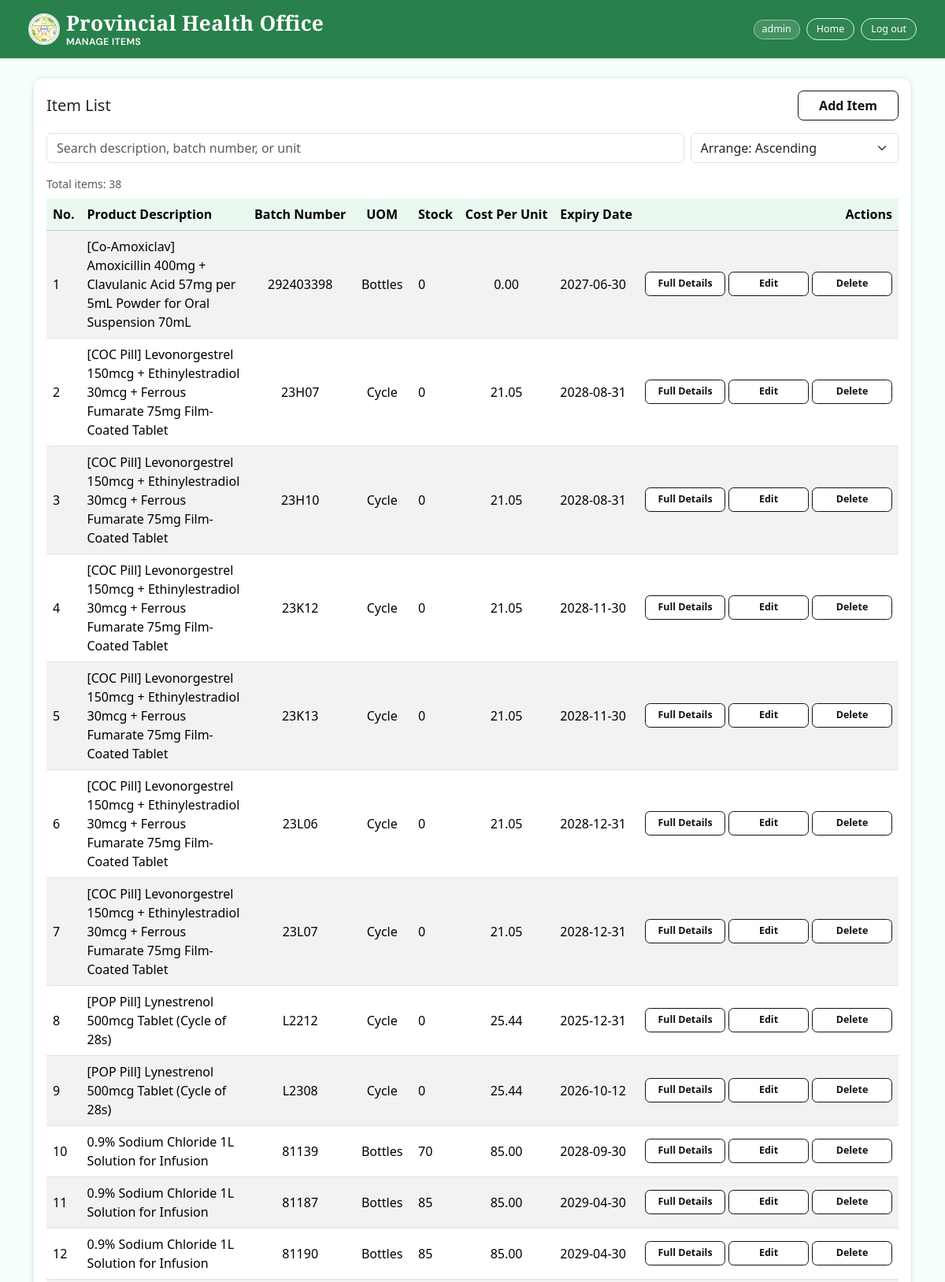
The app's page /item_list.php (signed in, upper part) with its own data.
### tables this page shows
CREATE TABLE `product_batches` (
  `id` int NOT NULL AUTO_INCREMENT,
  `product_id` int NOT NULL,
  `batch_number` varchar(100) NOT NULL,
  `stock_quantity` int DEFAULT '0',
  `expiry_date` date DEFAULT NULL,
  `created_at` timestamp NULL DEFAULT CURRENT_TIMESTAMP,
  `updated_at` timestamp NULL DEFAULT CURRENT_TIMESTAMP ON UPDATE CURRENT_TIMESTAMP,
  PRIMARY KEY (`id`),
  UNIQUE KEY `unique_batch` (`product_id`,`batch_number`),
  CONSTRAINT `fk_product` FOREIGN KEY (`product_id`) REFERENCES `products` (`id`) ON DELETE CASCADE
);

CREATE TABLE `products` (
  `id` int NOT NULL AUTO_INCREMENT,
  `product_description` text NOT NULL,
  `uom` varchar(50) NOT NULL,
  `cost_per_unit` decimal(12,2) DEFAULT '0.00',
  `program` varchar(255) DEFAULT NULL,
  `po_no` varchar(100) DEFAULT NULL,
  `place_of_delivery` varchar(255) DEFAULT NULL,
  `supplier` varchar(255) DEFAULT NULL,
  `date_of_delivery` date DEFAULT NULL,
  `delivery_term` varchar(100) DEFAULT NULL,
  `payment_term` varchar(100) DEFAULT NULL,
  `created_at` timestamp NULL DEFAULT CURRENT_TIMESTAMP,
  `updated_at` timestamp NULL DEFAULT CURRENT_TIMESTAMP ON UPDATE CURRENT_TIMESTAMP,
  PRIMARY KEY (`id`)
);

### item_list.php (the view, shortened to what this page needs)
<?php
$username = $_SESSION['username'] ?? $_SESSION['full_name'] ?? 'User';
$search = trim($_GET['q'] ?? '');
$sort = strtolower(trim($_GET['sort'] ?? 'asc'));
$sort = $sort === 'desc' ? 'desc' : 'asc';
$orderByDirection = $sort === 'desc' ? 'DESC' : 'ASC';
$items = [];
$error = '';
$hasProductsExpiryDate = false;
$hasProductBatchesTable = false;
function buildItemListUrl(string $search, string $sort, string $message = '', int $editId = 0, string $editBatch = ''): string
{
    $params = [];
    if ($editId > 0) {
        $params['edit'] = (string) $editId;
    }
    if ($editId > 0 && $editBatch !== '') {
        $params['edit_batch'] = $editBatch;
    }
    return 'item_list.php' . (!empty($params) ? '?' . http_build_query($params) : '');
}
try {
    $pdo = getConnection();
    $pdo->exec(
        'CREATE TABLE IF NOT EXISTS products (
            id INT NOT NULL AUTO_INCREMENT,
            product_description TEXT,
            uom VARCHAR(50) DEFAULT NULL,
            cost_per_unit DECIMAL(12,2) DEFAULT 0.00,
            expiry_date DATE DEFAULT NULL,
            program VARCHAR(255) DEFAULT NULL,
            po_no VARCHAR(100) DEFAULT NULL,
            place_of_delivery VARCHAR(255) DEFAULT NULL,
            date_of_delivery DATE DEFAULT NULL,
            delivery_term VARCHAR(255) DEFAULT NULL,
            payment_term VARCHAR(255) DEFAULT NULL,
            PRIMARY KEY (id)
        ) ENGINE=InnoDB DEFAULT CHARSET=utf8mb4 COLLATE=utf8mb4_0900_ai_ci'
    );
    $pdo->exec(
        'CREATE TABLE IF NOT EXISTS item_add_history (
            id INT NOT NULL AUTO_INCREMENT,
            product_id INT DEFAULT NULL,
            product_description TEXT,
            uom VARCHAR(50) DEFAULT NULL,
            cost_per_unit DECIMAL(12,2) DEFAULT 0.00,
            expiry_date DATE DEFAULT NULL,
            program VARCHAR(255) DEFAULT NULL,
            po_no VARCHAR(100) DEFAULT NULL,
            place_of_delivery VARCHAR(255) DEFAULT NULL,
            date_of_delivery DATE DEFAULT NULL,
            delivery_term VARCHAR(255) DEFAULT NULL,
            payment_term VARCHAR(255) DEFAULT NULL,
            added_by VARCHAR(150) DEFAULT NULL,
            added_at TIMESTAMP NULL DEFAULT CURRENT_TIMESTAMP,
            PRIMARY KEY (id)
        ) ENGINE=InnoDB DEFAULT CHARSET=utf8mb4 COLLATE=utf8mb4_0900_ai_ci'
    );
    $historyPoNoColumnStmt = $pdo->query("SHOW COLUMNS FROM item_add_history LIKE 'po_no'");
    if (!$historyPoNoColumnStmt || !$historyPoNoColumnStmt->fetch()) {
        $pdo->exec('ALTER TABLE item_add_history ADD COLUMN po_no VARCHAR(100) DEFAULT NULL AFTER program');
    }
    $historyPlaceDeliveryColumnStmt = $pdo->query("SHOW COLUMNS FROM item_add_history LIKE 'place_of_delivery'");
    if (!$historyPlaceDeliveryColumnStmt || !$historyPlaceDeliveryColumnStmt->fetch()) {
        $pdo->exec('ALTER TABLE item_add_history ADD COLUMN place_of_delivery VARCHAR(255) DEFAULT NULL AFTER po_no');
    }
    $historyDateDeliveryColumnStmt = $pdo->query("SHOW COLUMNS FROM item_add_history LIKE 'date_of_delivery'");
    if (!$historyDateDeliveryColumnStmt || !$historyDateDeliveryColumnStmt->fetch()) {
        $pdo->exec('ALTER TABLE item_add_history ADD COLUMN date_of_delivery DATE DEFAULT NULL AFTER place_of_delivery');
    }
    $historyDeliveryTermColumnStmt = $pdo->query("SHOW COLUMNS FROM item_add_history LIKE 'delivery_term'");
    if (!$historyDeliveryTermColumnStmt || !$historyDeliveryTermColumnStmt->fetch()) {
        $pdo->exec('ALTER TABLE item_add_history ADD COLUMN delivery_term VARCHAR(255) DEFAULT NULL AFTER date_of_delivery');
    }
    $historyPaymentTermColumnStmt = $pdo->query("SHOW COLUMNS FROM item_add_history LIKE 'payment_term'");
    if (!$historyPaymentTermColumnStmt || !$historyPaymentTermColumnStmt->fetch()) {
        $pdo->exec('ALTER TABLE item_add_history ADD COLUMN payment_term VARCHAR(255) DEFAULT NULL AFTER delivery_term');
    }
    $productBatchesStmt = $pdo->query("SHOW TABLES LIKE 'product_batches'");
    if ($productBatchesStmt && $productBatchesStmt->fetch()) {
        $hasProductBatchesTable = true;
    }
    $batchJoinSql = '';
    $batchSelectSql = 'NULL AS batch_number, 0 AS stock';
    $expirySelectSql = $hasProductsExpiryDate ? 'p.expiry_date' : 'NULL';
    if ($hasProductBatchesTable) {
        $batchJoinSql = 'LEFT JOIN product_batches b ON b.product_id = p.id';
        $batchSelectSql = 'b.batch_number AS batch_number, COALESCE(b.stock_quantity, 0) AS stock';
        $expirySelectSql = $hasProductsExpiryDate
            ? 'COALESCE(b.expiry_date, p.expiry_date)'
            : 'b.expiry_date';
    }
    $listSelect = '
        SELECT
            p.id,
            p.product_description,
            p.uom,
            p.cost_per_unit,
            ' . $expirySelectSql . ' AS expiry_date,
            p.program,
            p.po_no,
            p.place_of_delivery,
            p.date_of_delivery,
            p.delivery_term,
            p.payment_term,
            ' . $batchSelectSql . '
        FROM products p
        ' . $batchJoinSql;
    if ($search !== '') {
        $like = '%' . $search . '%';
        $stmt = $pdo->prepare(
            $listSelect . '
             WHERE p.product_description LIKE :q
                OR p.uom LIKE :q
                OR COALESCE(batch_number, "") LIKE :q
             ORDER BY TRIM(LOWER(p.product_description)) ' . $orderByDirection . ',
                      COALESCE(batch_number, "") ASC,
                      p.id ASC'
        );
        $stmt->execute(['q' => $like]);
    } else {
        $stmt = $pdo->query(
            $listSelect . '
             ORDER BY TRIM(LOWER(p.product_description)) ' . $orderByDirection . ',
                      COALESCE(batch_number, "") ASC,
                      p.id ASC'
        );
    }
    $items = $stmt->fetchAll();
} catch (PDOException $e) {
    $error = 'Unable to load items right now. Please check your database setup.';
}
?>
<!DOCTYPE html>
<html lang="en">
<head>
    <link rel="stylesheet" href="style.css?v=20260219">
</head>
<body>
    <header class="navbar navbar-expand-lg navbar-light bg-white app-header px-3 px-md-4">
        <div class="container-fluid">
            <span class="navbar-brand mb-0 h6 app-header-title d-flex align-items-center gap-2">
                <?php if (file_exists(__DIR__ . '/PHO.png')): ?>
                    <a href="home.php" class="app-header-logo-link" aria-label="Go to homepage">
                        <img src="PHO.png" alt="Palawan Health Office Logo" class="app-logo-circle" style="height: 40px; width: 40px;">
                    </a>
                <?php endif; ?>
                <span class="d-inline-flex flex-column lh-sm">
                    <span>Provincial Health Office</span>
                    <small class="fw-normal" style="font-size: 0.72rem;">Manage Items</small>
                </span>
            </span>
            <div class="app-header-actions">
                <span class="app-user-chip"><?= htmlspecialchars($username) ?></span>
                <a href="home.php" class="btn btn-outline-secondary btn-sm app-header-action-link">Home</a>
                <a href="logout.php" class="btn btn-outline-secondary btn-sm app-header-action-link">Log out</a>
            </div>
        </div>
    </header>
    <main class="py-4">
        <div class="container">
            <div class="card app-card">
                <div class="card-body">
                    <div class="d-flex flex-wrap justify-content-between align-items-center gap-2 mb-3">
                        <h1 class="h5 mb-0">Item List</h1>
                        <button type="button" class="btn btn-outline-neutral-black item-list-uniform-btn" data-bs-toggle="modal" data-bs-target="#itemFormModal">
                            Add Item
                        </button>
                    </div>
                    <form method="get" action="item_list.php" class="row g-2 mb-3">
                        <div class="col-md-9">
                            <input
                                type="text"
                                name="q"
                                class="form-control"
                                value="<?= htmlspecialchars($search) ?>"
                                placeholder="Search description, batch number, or unit"
                            >
                        </div>
                        <div class="col-md-3">
                            <select name="sort" class="form-select" aria-label="Sort order" onchange="this.form.submit()">
                                <option value="asc" <?= $sort === 'asc' ? 'selected' : '' ?>>Arrange: Ascending</option>
                            </select>
                        </div>
                    </form>
                    <?php if ($error !== ''): ?>
                        <div class="alert alert-danger py-2 mb-0"><?= htmlspecialchars($error) ?></div>
                    <?php else: ?>
                        <div class="mb-2 small text-muted">Total items: <?= count($items) ?></div>
                        <?php if (empty($items)): ?>
                            <div class="alert alert-info py-2 mb-0">
                                No items found<?= $search !== '' ? ' for "' . htmlspecialchars($search) . '"' : '' ?>.
                            </div>
                        <?php else: ?>
                            <div class="table-responsive">
                                <table class="table table-striped table-hover align-middle">
                                    <thead class="table-light">
                                        <tr>
                                            <th scope="col" class="text-nowrap">No.</th>
                                            <th scope="col" class="text-nowrap">Product Description</th>
                                            <th scope="col" class="text-nowrap text-center">Batch Number</th>
                                            <th scope="col" class="text-nowrap text-center">UOM</th>
                                            <th scope="col" class="text-nowrap">Stock</th>
                                            <th scope="col" class="text-nowrap text-center">Cost Per Unit</th>
                                            <th scope="col" class="text-nowrap">Expiry Date</th>
                                            <th scope="col" class="text-end text-nowrap">Actions</th>
                                        </tr>
                                    </thead>
                                    <tbody>
                                        <?php foreach ($items as $index => $item): ?>
                                            <tr>
                                                <td><?= $index + 1 ?></td>
                                                <td><?= htmlspecialchars($item['product_description'] ?? '') ?></td>
                                                <td class="text-center"><?= htmlspecialchars((string) ($item['batch_number'] ?? '-')) ?></td>
                                                <td class="text-center"><?= htmlspecialchars($item['uom'] ?? '-') ?></td>
                                                <td><?= (int) ($item['stock'] ?? 0) ?></td>
                                                <td class="text-center"><?= number_format((float) $item['cost_per_unit'], 2) ?></td>
                                                <td><?= htmlspecialchars($item['expiry_date'] ?? '-') ?></td>
                                                <td class="text-end">
                                                    <div class="d-inline-flex gap-1">
                                                        <button
                                                            type="button"
                                                            class="btn btn-outline-neutral-black item-list-action-btn item-details-btn"
                                                            data-item-no="<?= (int) ($index + 1) ?>"
                                                            data-product-description="<?= htmlspecialchars((string) ($item['product_description'] ?? ''), ENT_QUOTES) ?>"
                                                            data-batch-number="<?= htmlspecialchars((string) ($item['batch_number'] ?? ''), ENT_QUOTES) ?>"
                                                            data-uom="<?= htmlspecialchars((string) ($item['uom'] ?? ''), ENT_QUOTES) ?>"
                                                            data-stock="<?= (int) ($item['stock'] ?? 0) ?>"
                                                            data-cost-per-unit="<?= htmlspecialchars(number_format((float) ($item['cost_per_unit'] ?? 0), 2, '.', ''), ENT_QUOTES) ?>"
                                                            data-expiry-date="<?= htmlspecialchars((string) ($item['expiry_date'] ?? ''), ENT_QUOTES) ?>"
                                                            data-program="<?= htmlspecialchars((string) ($item['program'] ?? ''), ENT_QUOTES) ?>"
                                                            data-po-no="<?= htmlspecialchars((string) ($item['po_no'] ?? ''), ENT_QUOTES) ?>"
                                                            data-place-of-delivery="<?= htmlspecialchars((string) ($item['place_of_delivery'] ?? ''), ENT_QUOTES) ?>"
                                                            data-date-of-delivery="<?= htmlspecialchars((string) ($item['date_of_delivery'] ?? ''), ENT_QUOTES) ?>"
                                                            data-delivery-term="<?= htmlspecialchars((string) ($item['delivery_term'] ?? ''), ENT_QUOTES) ?>"
                                                            data-payment-term="<?= htmlspecialchars((string) ($item['payment_term'] ?? ''), ENT_QUOTES) ?>"
                                                        >
                                                            Full Details
                                                        </button>
                                                        <a
                                                            href="<?= htmlspecialchars(buildItemListUrl($search, $sort, '', (int) $item['id'], (string) ($item['batch_number'] ?? ''))) ?>"
                                                            class="btn btn-outline-neutral-black item-list-action-btn"
                                                        >
                                                            Edit
                                                        </a>
                                                        <form method="post" action="item_list.php<?= $search !== '' || $sort === 'desc' ? '?' . http_build_query(['q' => $search, 'sort' => $sort === 'desc' ? 'desc' : null]) : '' ?>" onsubmit="return confirm('Delete this item?');">
                                                            <button type="submit" class="btn btn-outline-neutral-black item-list-action-btn">Delete</button>
                                                        </form>
                                                    </div>
                                                </td>
                                            </tr>
                                        <?php endforeach; ?>
                                    </tbody>
                                </table>
                            </div>
                        <?php endif; ?>
                    <?php endif; ?>
                </div>
            </div>
        </div>
    </main>
</body>
</html>

### records on screen
product_batches: product.product_description "[Co-Amoxiclav] Amoxicillin 400mg + Clavulanic Acid 57mg per 5mL Powder for Oral Suspension 70mL", batch_number "292403398", product.uom "Bottles", stock "0", product.cost_per_unit "0.00", expiry_date "2027-06-30"
product_batches: product.product_description "[COC Pill] Levonorgestrel 150mcg + Ethinylestradiol 30mcg + Ferrous Fumarate 75mg Film-Coated Tablet", batch_number "23H07", product.uom "Cycle", stock "0", product.cost_per_unit "21.05", expiry_date "2028-08-31"
product_batches: product.product_description "[COC Pill] Levonorgestrel 150mcg + Ethinylestradiol 30mcg + Ferrous Fumarate 75mg Film-Coated Tablet", batch_number "23H10", product.uom "Cycle", stock "0", product.cost_per_unit "21.05", expiry_date "2028-08-31"
product_batches: product.product_description "[COC Pill] Levonorgestrel 150mcg + Ethinylestradiol 30mcg + Ferrous Fumarate 75mg Film-Coated Tablet", batch_number "23K12", product.uom "Cycle", stock "0", product.cost_per_unit "21.05", expiry_date "2028-11-30"
product_batches: product.product_description "[COC Pill] Levonorgestrel 150mcg + Ethinylestradiol 30mcg + Ferrous Fumarate 75mg Film-Coated Tablet", batch_number "23K13", product.uom "Cycle", stock "0", product.cost_per_unit "21.05", expiry_date "2028-11-30"
product_batches: product.product_description "[COC Pill] Levonorgestrel 150mcg + Ethinylestradiol 30mcg + Ferrous Fumarate 75mg Film-Coated Tablet", batch_number "23L06", product.uom "Cycle", stock "0", product.cost_per_unit "21.05", expiry_date "2028-12-31"
product_batches: product.product_description "[COC Pill] Levonorgestrel 150mcg + Ethinylestradiol 30mcg + Ferrous Fumarate 75mg Film-Coated Tablet", batch_number "23L07", product.uom "Cycle", stock "0", product.cost_per_unit "21.05", expiry_date "2028-12-31"
product_batches: product.product_description "[POP Pill] Lynestrenol 500mcg Tablet (Cycle of 28s)", batch_number "L2212", product.uom "Cycle", stock "0", product.cost_per_unit "25.44", expiry_date "2025-12-31"
product_batches: product.product_description "[POP Pill] Lynestrenol 500mcg Tablet (Cycle of 28s)", batch_number "L2308", product.uom "Cycle", stock "0", product.cost_per_unit "25.44", expiry_date "2026-10-12"
product_batches: product.product_description "0.9% Sodium Chloride 1L Solution for Infusion", batch_number "81139", product.uom "Bottles", stock "70", product.cost_per_unit "85.00", expiry_date "2028-09-30"
product_batches: product.product_description "0.9% Sodium Chloride 1L Solution for Infusion", batch_number "81187", product.uom "Bottles", stock "85", product.cost_per_unit "85.00", expiry_date "2029-04-30"
product_batches: product.product_description "0.9% Sodium Chloride 1L Solution for Infusion", batch_number "81190", product.uom "Bottles", stock "85", product.cost_per_unit "85.00", expiry_date "2029-04-30"

### other values on screen
$username "admin"
count($items) "38"
